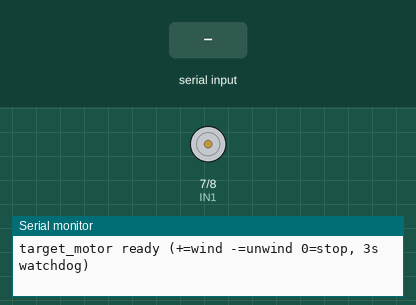
Simulated run of this sketch. Board: Arduino Uno, built with avr-gcc and run on an emulated ATmega328P. Parts: motor-driver pin pairs drawn as motors (green arrow = first pin HIGH = forward, orange = second pin HIGH = backward, longer = more drive, scaled by the enable pin), the last lines printed to the serial monitor. The inputs (shaded band) are chosen by the test bench.

Above: at 1.2 s.
1.3 s: "90,45\n" received over Serial
At 2.5 s:
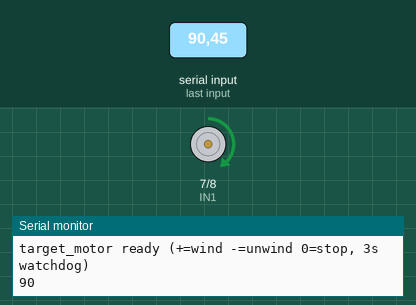
2.8 s: "30,150\n" received over Serial
At 3.6 s:
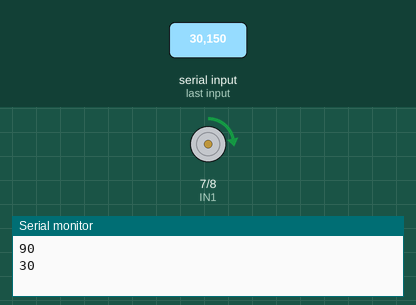
4.3 s: "200\n" received over Serial
At 4.8 s:
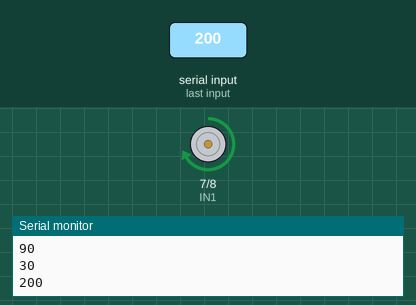
5.8 s: "90\n" received over Serial
At 9.4 s:
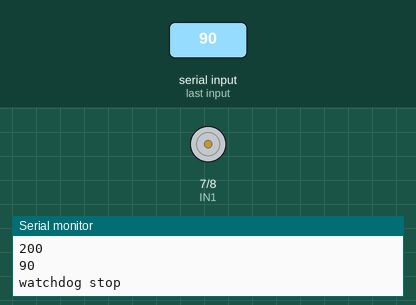
Timing chart, 0 to 10.3 s (numbered marks = the images above; inputs shaded):
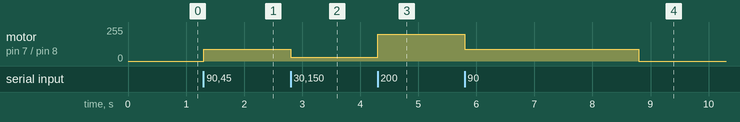

The sketch:

target_motor.ino
```cpp
/*
  이동 표적 구동 펌웨어 — Arduino Uno + L298N(채널 A) + TT 기어드 DC모터 1개.
  보드 2개에 "동일하게" 업로드한다. PC가 USB 시리얼로 두 보드를 동기 구동.

  명령 체계 (시리얼, 115200):
    한 줄에 정수 하나(-255 ~ 255)를 보낸다.
      +값 = 감기(줄을 내 쪽으로 당김),  -값 = 풀기,  0 = 정지
    크기 = 모터 PWM 세기(0~255).
    두 보드 모두 "+ = 내 쪽으로 당김"으로 통일한다.
    방향이 반대로 돌면 그 보드의 모터선(OUT1/OUT2) 2가닥을 바꿔 꽂는다.

  안전장치(watchdog): 3초 동안 명령이 안 오면 자동 정지(줄 엉킴/통신 끊김 대비).

  배선 (보드당, L298N 채널 A):
    L298N ENA  -> D9 (PWM)   ※ ENA 점퍼 캡 반드시 제거 (안 빼면 속도조절 안 됨)
    L298N IN1  -> D7
    L298N IN2  -> D8
    L298N OUT1/OUT2 -> TT 모터 2선
    L298N +12V -> 모터 배터리 +(5~6V),  GND -> 배터리 - 와 Uno GND 공통(필수)
    5V-EN 점퍼는 그대로 두고, 모터를 Uno의 5V에서 끌어쓰지 말 것.
*/

const int ENA = 9;   // PWM (속도)
const int IN1 = 7;   // 방향
const int IN2 = 8;   // 방향
const unsigned long CMD_TIMEOUT_MS = 3000;   // 명령 끊기면 정지

int currentPwm = 0;              // 부호 포함 현재 명령 (-255~255)
unsigned long lastCmdMs = 0;

void applyMotor(int v) {
  if (v > 255) v = 255;
  if (v < -255) v = -255;
  currentPwm = v;
  if (v > 0) {                   // 감기(당김)
    digitalWrite(IN1, HIGH);
    digitalWrite(IN2, LOW);
    analogWrite(ENA, v);
  } else if (v < 0) {            // 풀기
    digitalWrite(IN1, LOW);
    digitalWrite(IN2, HIGH);
    analogWrite(ENA, -v);
  } else {                       // 정지
    digitalWrite(IN1, LOW);
    digitalWrite(IN2, LOW);
    analogWrite(ENA, 0);
  }
}

void setup() {
  pinMode(ENA, OUTPUT);
  pinMode(IN1, OUTPUT);
  pinMode(IN2, OUTPUT);
  applyMotor(0);                 // 부팅 직후 확실히 정지
  Serial.begin(115200);
  Serial.setTimeout(20);
  lastCmdMs = millis();
  Serial.println(F("target_motor ready (+=wind -=unwind 0=stop, 3s watchdog)"));
}

void loop() {
  if (Serial.available()) {
    String s = Serial.readStringUntil('\n');
    s.trim();
    if (s.length() > 0) {
      int v = s.toInt();         // 숫자가 아니면 0 -> 정지
      applyMotor(v);
      lastCmdMs = millis();
      Serial.println(currentPwm);   // 확인용 에코
    }
  }
  // watchdog: 명령이 끊기면 안전 정지
  if (currentPwm != 0 && millis() - lastCmdMs > CMD_TIMEOUT_MS) {
    applyMotor(0);
    Serial.println(F("watchdog stop"));
  }
}
```

Measured:
- after the input at 1.3 s, motor on pin 7 (IN1) / pin 8 (IN2): stopped → forward 90/255 at once
- after the input at 2.8 s, motor on pin 7 (IN1) / pin 8 (IN2): forward 90/255 → forward 30/255 at once
- after the input at 4.3 s, motor on pin 7 (IN1) / pin 8 (IN2): forward 30/255 → forward 200/255 at once
- after the input at 5.8 s, motor on pin 7 (IN1) / pin 8 (IN2): forward 200/255 → forward 90/255 at once, → stopped 3.0 s later
